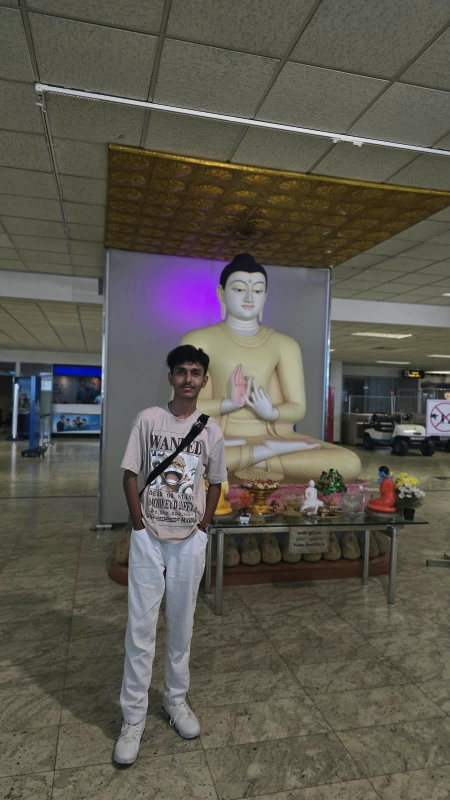
#> input picture assets/sarvesh.jpg, 900 x 1600 px (shown at 1/2 size)
$ python make_ascii_svg.py
#> lines starting #> are read from the running program, lines starting #| are printed output that depends on the picture
"""Create the animated terminal-style ASCII portrait used in the profile README."""

from __future__ import annotations

import html
import os
import sys
from pathlib import Path

from PIL import Image, ImageEnhance, ImageFilter, ImageOps

ROOT = Path(__file__).resolve().parent.parent
SOURCE = Path(sys.argv[1]) if len(sys.argv) > 1 else ROOT / "assets" / "sarvesh.jpg"
OUTPUT = Path(sys.argv[2]) if len(sys.argv) > 2 else ROOT / "sarvesh-ascii-v3.svg"

COLS = int(os.environ.get("ASCII_COLS", "132"))
ROWS = round(COLS * 8 / 15)
RAMP = " .`:-=+*cs#%@"
CANVAS = 840
TITLE = 42
STATUS = 42
PAD = 22
ART_W = CANVAS - 2 * PAD
ART_H = CANVAS - TITLE - STATUS - 2 * PAD
CELL_W = ART_W / COLS
CELL_H = ART_H / ROWS


def prepare(image: Image.Image) -> Image.Image:
    """Crop the headshot around Sarvesh and boost its terminal contrast."""
    w, h = image.size
#> w = 900; h = 1600
    # Proportional coordinates keep the crop stable if the source is resized.
    crop = image.crop((int(w * 0.16), int(h * 0.03), int(w * 0.84), int(h * 0.90)))
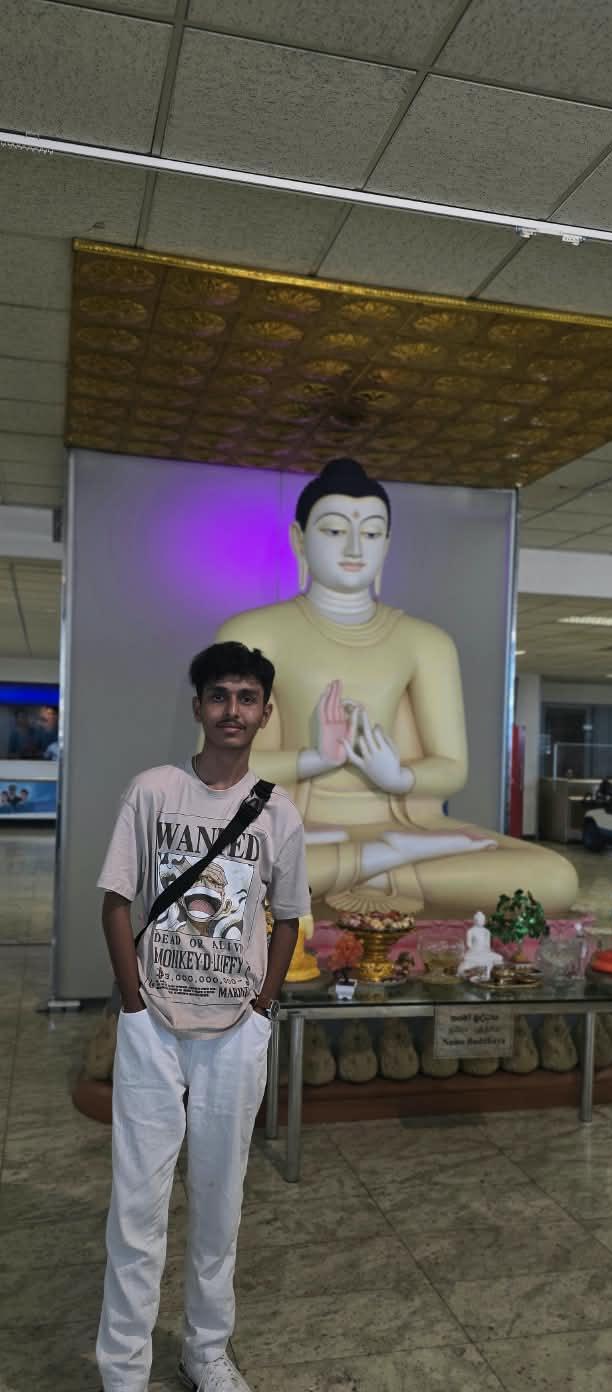
#> crop: PIL image 612x1392 RGB; mean R, G, B 93.4, 88.6, 82
    # Terminal glyphs are taller than they are wide, so this intentionally
    # compresses the portrait vertically before the font restores its shape.
    crop = crop.resize((COLS, ROWS), Image.Resampling.LANCZOS).convert("L")
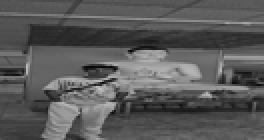
#> crop: PIL image 132x70 L (shown 2 times larger); min 6, max 201, mean 89.3
    crop = crop.filter(ImageFilter.GaussianBlur(0.35))
    crop = ImageEnhance.Contrast(crop).enhance(1.75)
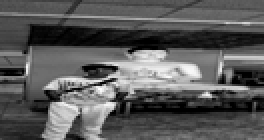
#> crop: PIL image 132x70 L (shown 2 times larger); min 0, max 255, mean 89.5
    crop = ImageEnhance.Brightness(crop).enhance(1.12)
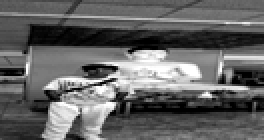
#> crop: PIL image 132x70 L (shown 2 times larger); min 0, max 255, mean 99.7
    return crop


def ascii_rows(image: Image.Image) -> list[str]:
    pixels = image.load()
    rows: list[str] = []
    for y in range(ROWS):
        line = []
        for x in range(COLS):
            lum = pixels[x, y] / 255
            # Bright surfaces disappear; this visually separates the subject.
            if lum > 0.83:
                line.append(" ")
            else:
                index = round((1 - lum**1.18) * (len(RAMP) - 1))
                line.append(RAMP[max(0, min(index, len(RAMP) - 1))])
        rows.append("".join(line))
#> after the loop, rows = 70 items
    return rows


def render(rows: list[str]) -> str:
    static = os.environ.get("STATIC") == "1"
#> static = False
    pieces = [
        f'<svg xmlns="http://www.w3.org/2000/svg" width="{CANVAS}" height="{CANVAS}" viewBox="0 0 {CANVAS} {CANVAS}" font-family="ui-monospace,SFMono-Regular,Menlo,Consolas,monospace">',
        '<defs><linearGradient id="bg" x2="0" y2="1"><stop stop-color="#101827"/><stop offset="1" stop-color="#070b12"/></linearGradient></defs>',
        f'<rect width="{CANVAS}" height="{CANVAS}" rx="18" fill="url(#bg)"/>',
        f'<rect x="1" y="1" width="{CANVAS-2}" height="{CANVAS-2}" rx="17" fill="none" stroke="#1f6feb" stroke-opacity=".55" stroke-width="2"/>',
        f'<line y1="{TITLE}" x2="{CANVAS}" y2="{TITLE}" stroke="#1f6feb" stroke-opacity=".35"/>',
    ]
    for i, color in enumerate(("#ff5f56", "#ffbd2e", "#27c93f")):
        pieces.append(f'<circle cx="{PAD + i*20}" cy="21" r="6" fill="{color}"/>')
    pieces.append(f'<text x="{CANVAS/2}" y="27" text-anchor="middle" fill="#7d8590" font-size="15">sarvesh@github: ~/portrait.sh</text>')

    top = TITLE + PAD
    font_size = CELL_H * 0.91
    row_duration = 5.4 / ROWS
    for index, line in enumerate(rows):
        y = top + index * CELL_H + CELL_H * 0.79
        safe = html.escape(line)
        text = (f'<text xml:space="preserve" x="{PAD}" y="{y:.2f}" fill="#c9d1d9" '
                f'font-size="{font_size:.2f}" textLength="{ART_W}" lengthAdjust="spacing">{safe}</text>')
        if static:
            pieces.append(text)
            continue
        delay = index * row_duration
        pieces.append(
            f'<clipPath id="row{index}"><rect x="{PAD}" y="{top + index*CELL_H:.2f}" '
            f'width="0" height="{CELL_H + .5:.2f}"><animate attributeName="width" from="0" '
            f'to="{ART_W}" begin="{delay:.3f}s" dur="{row_duration:.3f}s" fill="freeze"/></rect></clipPath>'
            f'<g clip-path="url(#row{index})">{text}</g>'
        )
#> this loop made 70 passes
#> (y, delay) on passes 1 to 12: (72.04, 0), (82.21, 0.0771), (92.38, 0.154), (102.5, 0.231), (112.7, 0.309), (122.9, 0.386), (133.1, 0.463), (143.2, 0.54), (153.4, 0.617), (163.6, 0.694), (173.7, 0.771), (183.9, 0.849)
#> after the loop, pieces = 79 items

    baseline = CANVAS - 18
    pieces.extend([
        f'<line y1="{CANVAS-STATUS}" x2="{CANVAS}" y2="{CANVAS-STATUS}" stroke="#1f6feb" stroke-opacity=".35"/>',
        f'<text x="{PAD}" y="{baseline}" fill="#7d8590" font-size="16">sarvesh@github:~$ whoami <tspan fill="#39d353">Sarvesh P</tspan></text>',
        f'<rect x="335" y="{baseline-14}" width="9" height="17" fill="#39d353"><animate attributeName="opacity" values="1;1;0;0" keyTimes="0;.5;.51;1" dur="1s" repeatCount="indefinite"/></rect>',
        '<style>@media(prefers-reduced-motion:reduce){animate{display:none}}</style>',
        '</svg>',
    ])
    return "".join(pieces)


if __name__ == "__main__":
    portrait = prepare(Image.open(SOURCE).convert("RGB"))
    OUTPUT.write_text(render(ascii_rows(portrait)), encoding="utf-8")
    print(f"wrote {OUTPUT} ({OUTPUT.stat().st_size:,} bytes)")
